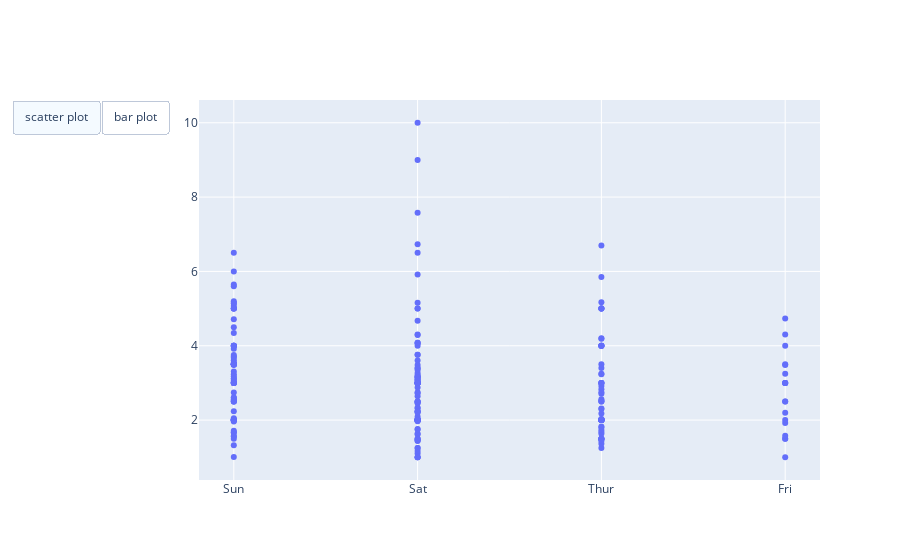

Here is the notebook cell this chart was saved with:
### Code cell
import plotly.graph_objects as px

plot = px.Figure(data=[px.Scatter(x = data['day'], y = data['tip'], mode='markers')])

plot.update_layout(
                updatemenus = [
                    dict(
                        type = 'buttons',
                        direction = 'left',
                        buttons = list([
                            dict(
                                args =['type', 'scatter'],
                                label = 'scatter plot',
                                method = 'restyle'
                            ),
                            dict(
                                args =['type', 'bar'],
                                label = 'bar plot',
                                method = 'restyle'
                            )
                            
                        ])
                    )
                ]
)


plot.show()

### Figure 1 — Plotly figure (JSON) as saved in the notebook; plotly's stock layout.template omitted (floating-point values rounded to 4 significant figures; data arrays with more than 128 entries replaced by an {"elided": "..."} marker saying what was removed)
{"data": [{"mode": "markers", "type": "scatter", "x": {"elided": "244 str values"}, "y": {"elided": "244 float values"}}], "layout": {"updatemenus": [{"buttons": [{"args": ["type", "scatter"], "label": "scatter plot", "method": "restyle"}, {"args": ["type", "bar"], "label": "bar plot", "method": "restyle"}], "direction": "left", "type": "buttons"}]}}
